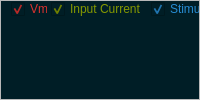
                     <widget class="QFrame" name="Spikeling_Oscilloscope_frame">
                      <property name="frameShape">
                       <enum>QFrame::StyledPanel</enum>
                      </property>
                      <property name="frameShadow">
                       <enum>QFrame::Raised</enum>
                      </property>
                      <layout class="QHBoxLayout" name="horizontalLayout_50">
                       <property name="spacing">
                        <number>0</number>
                       </property>
                       <property name="leftMargin">
                        <number>0</number>
                       </property>
                       <property name="topMargin">
                        <number>0</number>
                       </property>
                       <property name="rightMargin">
                        <number>0</number>
                       </property>
                       <property name="bottomMargin">
                        <number>0</number>
                       </property>
                       <item>
                        <widget class="PlotWidget" name="Spikeling_Oscilloscope_widget" native="true">
                         <property name="sizePolicy">
                          <sizepolicy hsizetype="Expanding" vsizetype="Expanding">
                           <horstretch>0</horstretch>
                           <verstretch>0</verstretch>
                          </sizepolicy>
                         </property>
                         <property name="autoFillBackground">
                          <bool>false</bool>
                         </property>
                         <property name="styleSheet">
                          <string notr="true">background-color: rgb(0, 30, 38);</string>
                         </property>
                         <widget class="QCheckBox" name="Spikeling_Syn2InputCheckbox">
                          <property name="enabled">
                           <bool>true</bool>
                          </property>
                          <property name="geometry">
                           <rect>
                            <x>690</x>
                            <y>0</y>
                            <width>102</width>
                            <height>16</height>
                           </rect>
                          </property>
                          <property name="autoFillBackground">
                           <bool>false</bool>
                          </property>
                          <property name="styleSheet">
                           <string notr="true">color: rgb(108, 113, 196);</string>
                          </property>
                          <property name="text">
                           <string>Synapse 2 Input</string>
                          </property>
                          <property name="checked">
                           <bool>false</bool>
                          </property>
                         </widget>
                         <widget class="QCheckBox" name="Spikeling_Syn2VmCheckbox">
                          <property name="enabled">
                           <bool>true</bool>
                          </property>
                          <property name="geometry">
                           <rect>
                            <x>590</x>
                            <y>0</y>
                            <width>92</width>
                            <height>16</height>
                           </rect>
                          </property>
                          <property name="autoFillBackground">
                           <bool>false</bool>
                          </property>
                          <property name="styleSheet">
                           <string notr="true">color: rgb(181, 137, 0);</string>
                          </property>
                          <property name="text">
                           <string>Synapse 2 Vm</string>
                          </property>
                          <property name="checked">
                           <bool>false</bool>
                          </property>
                         </widget>
                         <widget class="QCheckBox" name="Spikeling_Syn1InputCheckbox">
                          <property name="enabled">
                           <bool>true</bool>
                          </property>
                          <property name="geometry">
                           <rect>
                            <x>410</x>
                            <y>0</y>
                            <width>102</width>
                            <height>16</height>
                           </rect>
                          </property>
                          <property name="autoFillBackground">
                           <bool>false</bool>
                          </property>
                          <property name="styleSheet">
                           <string notr="true">color: rgb(42, 161, 152);</string>
                          </property>
                          <property name="text">
                           <string>Synapse 1 Input</string>
                          </property>
                          <property name="checked">
                           <bool>false</bool>
                          </property>
                         </widget>
                         <widget class="QCheckBox" name="Spikeling_Syn1VmCheckbox">
                          <property name="enabled">
                           <bool>true</bool>
                          </property>
                          <property name="geometry">
                           <rect>
                            <x>310</x>
                            <y>0</y>
                            <width>92</width>
                            <height>16</height>
                           </rect>
                          </property>
                          <property name="autoFillBackground">
                           <bool>false</bool>
                          </property>
                          <property name="styleSheet">
                           <string notr="true">color: rgb(203, 75, 22);</string>
                          </property>
                          <property name="text">
                           <string>Synapse 1 Vm</string>
                          </property>
                          <property name="checked">
                           <bool>false</bool>
                          </property>
                         </widget>
                         <widget class="QCheckBox" name="Spikeling_StimulusCheckbox">
                          <property name="enabled">
                           <bool>true</bool>
                          </property>
                          <property name="geometry">
                           <rect>
                            <x>150</x>
                            <y>0</y>
                            <width>65</width>
                            <height>16</height>
                           </rect>
                          </property>
                          <property name="autoFillBackground">
                           <bool>false</bool>
                          </property>
                          <property name="styleSheet">
                           <string notr="true">color: rgb(38, 139, 210);</string>
                          </property>
                          <property name="text">
                           <string>Stimulus</string>
                          </property>
                          <property name="checked">
                           <bool>true</bool>
                          </property>
                         </widget>
                         <widget class="QCheckBox" name="Spikeling_InputCurrentCheckbox">
                          <property name="enabled">
                           <bool>true</bool>
                          </property>
                          <property name="geometry">
                           <rect>
                            <x>50</x>
                            <y>0</y>
                            <width>90</width>
                            <height>16</height>
                           </rect>
                          </property>
                          <property name="autoFillBackground">
                           <bool>false</bool>
                          </property>
                          <property name="styleSheet">
                           <string notr="true">color: rgb(133, 153, 0);</string>
                          </property>
                          <property name="text">
                           <string>Input Current</string>
                          </property>
                          <property name="checked">
                           <bool>true</bool>
                          </property>
                         </widget>
                         <widget class="QCheckBox" name="Spikeling_VmCheckbox">
                          <property name="enabled">
                           <bool>true</bool>
                          </property>
                          <property name="geometry">
                           <rect>
                            <x>10</x>
                            <y>0</y>
                            <width>37</width>
                            <height>16</height>
                           </rect>
                          </property>
                          <property name="autoFillBackground">
                           <bool>false</bool>
                          </property>
                          <property name="styleSheet">
                           <string notr="true">color: rgb(220, 50, 47);</string>
                          </property>
                          <property name="text">
                           <string>Vm</string>
                          </property>
                          <property name="checked">
                           <bool>true</bool>
                          </property>
                         </widget>
                        </widget>
                       </item>
                      </layout>
                     </widget>
